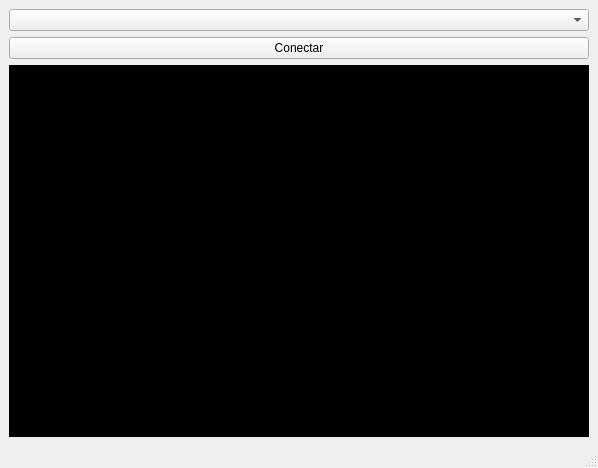
<?xml version="1.0" encoding="UTF-8"?>
<ui version="4.0">
 <class>MainWindow</class>
 <widget class="QMainWindow" name="MainWindow">
  <property name="geometry">
   <rect>
    <x>0</x>
    <y>0</y>
    <width>598</width>
    <height>468</height>
   </rect>
  </property>
  <property name="windowTitle">
   <string>MainWindow</string>
  </property>
  <widget class="QWidget" name="centralwidget">
   <layout class="QVBoxLayout" name="verticalLayout" stretch="1,1,4">
    <item>
     <widget class="QComboBox" name="comboBox_ports"/>
    </item>
    <item>
     <widget class="QPushButton" name="pushButton_connect">
      <property name="text">
       <string>Conectar</string>
      </property>
     </widget>
    </item>
    <item>
     <widget class="PlotWidget" name="widget" native="true">
      <property name="styleSheet">
       <string notr="true">background-color: rgb(0, 0, 0);</string>
      </property>
     </widget>
    </item>
   </layout>
  </widget>
  <widget class="QMenuBar" name="menubar">
   <property name="geometry">
    <rect>
     <x>0</x>
     <y>0</y>
     <width>598</width>
     <height>21</height>
    </rect>
   </property>
  </widget>
  <widget class="QStatusBar" name="statusbar"/>
 </widget>
 <customwidgets>
  <customwidget>
   <class>PlotWidget</class>
   <extends>QWidget</extends>
   <header>pyqtgraph</header>
   <container>1</container>
  </customwidget>
 </customwidgets>
 <resources/>
 <connections/>
</ui>
